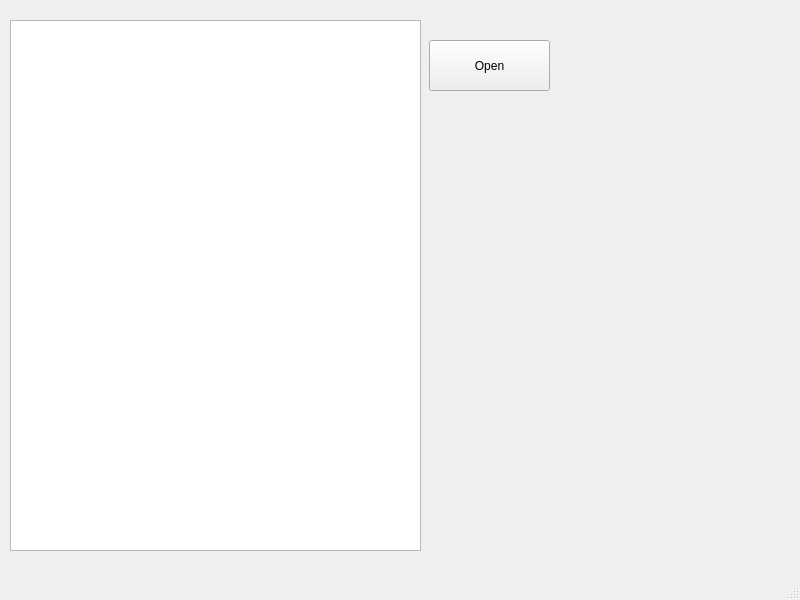
<?xml version="1.0" encoding="UTF-8"?>
<ui version="4.0">
 <class>MainWindow</class>
 <widget class="QMainWindow" name="MainWindow">
  <property name="geometry">
   <rect>
    <x>0</x>
    <y>0</y>
    <width>800</width>
    <height>600</height>
   </rect>
  </property>
  <property name="windowTitle">
   <string>MainWindow</string>
  </property>
  <widget class="QWidget" name="centralwidget">
   <widget class="QPushButton" name="pushButton">
    <property name="geometry">
     <rect>
      <x>429</x>
      <y>40</y>
      <width>121</width>
      <height>51</height>
     </rect>
    </property>
    <property name="text">
     <string>Open</string>
    </property>
   </widget>
   <widget class="QTextEdit" name="textEdit">
    <property name="geometry">
     <rect>
      <x>10</x>
      <y>20</y>
      <width>411</width>
      <height>531</height>
     </rect>
    </property>
   </widget>
  </widget>
  <widget class="QMenuBar" name="menubar">
   <property name="geometry">
    <rect>
     <x>0</x>
     <y>0</y>
     <width>800</width>
     <height>21</height>
    </rect>
   </property>
  </widget>
  <widget class="QStatusBar" name="statusbar"/>
 </widget>
 <resources/>
 <connections/>
</ui>
